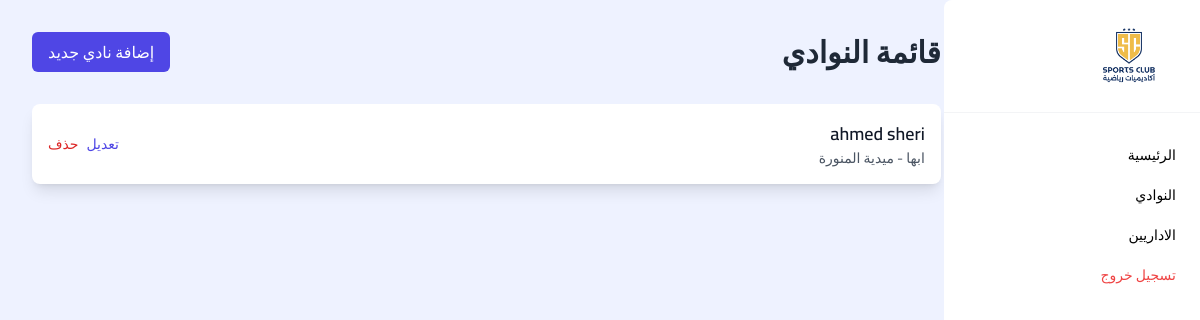
/admin_dashboard/viewClub, run on the app's committed database.
### accounts/models.py (models this page shows, shortened)
class ClubsModel(models.Model):
    name = models.CharField(max_length=250, null=True, verbose_name="اسم الاكادمية")
    club_profile_image_base64 = models.TextField(blank=True, null=True)
    city = models.CharField(max_length=255, choices = citys, null=True, verbose_name="المدينة")
    district = models.CharField(max_length=250, null=True, verbose_name="الحي")
    street = models.CharField(max_length=250, null=True, verbose_name="الشارع")
    creation_date = models.DateTimeField(auto_now_add=True)

### admin_dashboard/views.py (the view)
# urls.py: path('viewClub', views.viewClub, name="viewClub"),
def viewClub(request):
    clubs = ClubsModel.objects.all()
    return render(request, 'admin_dashboard/Club/viewClub.html', {'clubs':clubs})

### templates/admin_dashboard/Club/viewClub.html (shortened to what this page needs)
{% extends "base_admin_dashboard.html" %} {% load static %} {% block content %}
<section class="bg-indigo-50 w-full min-h-screen p-4 md:p-8">
  <div class="max-w-6xl mx-auto md:pr-[20%]">
    <div class="flex justify-between items-center mb-8">
      <h1 class="text-3xl font-bold text-gray-800">قائمة النوادي</h1>
      <a
        href="/admin_dashboard/addClub"
        class="bg-indigo-600 text-white px-4 py-2 rounded-md hover:bg-indigo-700 transition duration-300 ease-in-out"
        >إضافة نادي جديد</a
      >
    </div>
    <ul
      class="bg-white rounded-lg shadow-lg overflow-hidden divide-y divide-gray-200"
    >
    {% for club in clubs %}
    <li class="p-4 hover:bg-gray-50 transition duration-150 ease-in-out">
      <div
        class="flex flex-col md:flex-row md:items-center md:justify-between"
      >
        <div class="mb-2 md:mb-0">
          <h2 class="text-lg font-semibold text-gray-900">{{club.name}}</h2>
          <p class="text-sm text-gray-600">{{club.get_city_display}} - {{club.district}}</p>
        </div>
        <div class="flex items-center space-x-2 rtl:space-x-reverse">
          <a
            href="{% url 'editClub' club.id %}"
            class="text-indigo-600 hover:text-indigo-800 text-sm font-medium"
            >تعديل</a
          >
          <a
            href="{% url 'deleteClub' club.id %}"
            class="text-red-600 hover:text-red-800 text-sm font-medium"
            >حذف</a
          >
        </div>
      </div>
    </li>
    {% endfor %}
    </ul>
  </div>
</section>
{% endblock content %}

### templates/base_admin_dashboard.html (style rules this page uses)
body { font-family: "Cairo", sans-serif; }

### data on the page
ClubsModel: name "ahmed sheri", city "ابها", district "ميدية المنورة"
